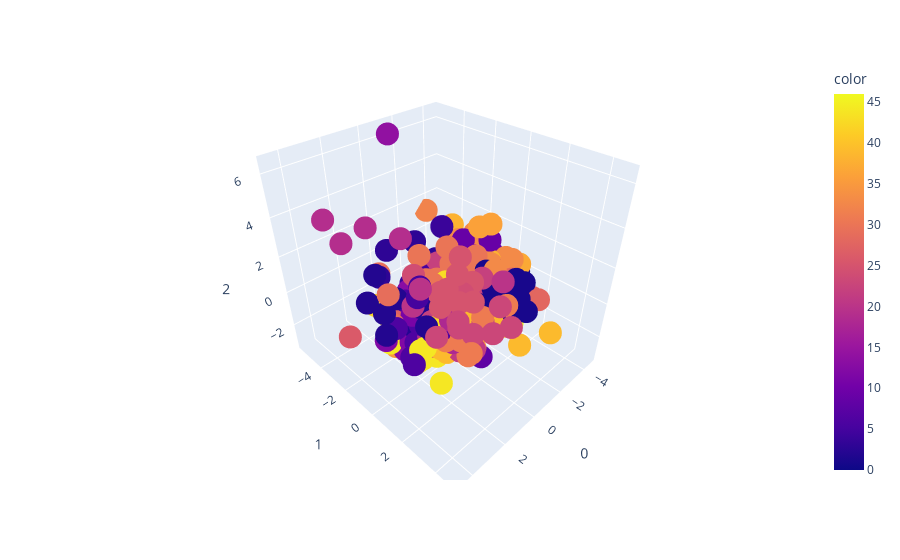

The code cell stored with this chart in its notebook:
### Code cell
all_pc_cluster = KMeans(n_clusters=all_pcs.shape[0] // 10, n_init='auto').fit_predict(all_pcs.drop(columns=['trackName'])) #all_pcs
all_pc_plot = all_pcs
all_pc_plot['color'] = all_pc_cluster
px.scatter_3d(all_pc_plot, x=0, y=1, z=2, hover_data='trackName', color='color')

### Figure 1 — Plotly figure (JSON) as saved in the notebook; plotly's stock layout.template omitted (floating-point values rounded to 4 significant figures; data arrays with more than 128 entries replaced by an {"elided": "..."} marker saying what was removed)
{"data": [{"customdata": {"elided": "476x1 str values"}, "hovertemplate": "0=%{x}<br>1=%{y}<br>2=%{z}<br>trackName=%{customdata[0]}<br>color=%{marker.color}<extra></extra>", "legendgroup": "", "marker": {"color": {"elided": "476 int values"}, "coloraxis": "coloraxis", "symbol": "circle"}, "mode": "markers", "name": "", "scene": "scene", "showlegend": false, "type": "scatter3d", "x": {"elided": "476 float values"}, "y": {"elided": "476 float values"}, "z": {"elided": "476 float values"}}], "layout": {"coloraxis": {"colorbar": {"title": {"text": "color"}}, "colorscale": [[0, "#0d0887"], [0.1111, "#46039f"], [0.2222, "#7201a8"], [0.3333, "#9c179e"], [0.4444, "#bd3786"], [0.5556, "#d8576b"], [0.6667, "#ed7953"], [0.7778, "#fb9f3a"], [0.8889, "#fdca26"], [1, "#f0f921"]]}, "legend": {"tracegroupgap": 0}, "margin": {"t": 60}, "scene": {"domain": {"x": [0, 1], "y": [0, 1]}, "xaxis": {"title": {"text": "0"}}, "yaxis": {"title": {"text": "1"}}, "zaxis": {"title": {"text": "2"}}}}}
